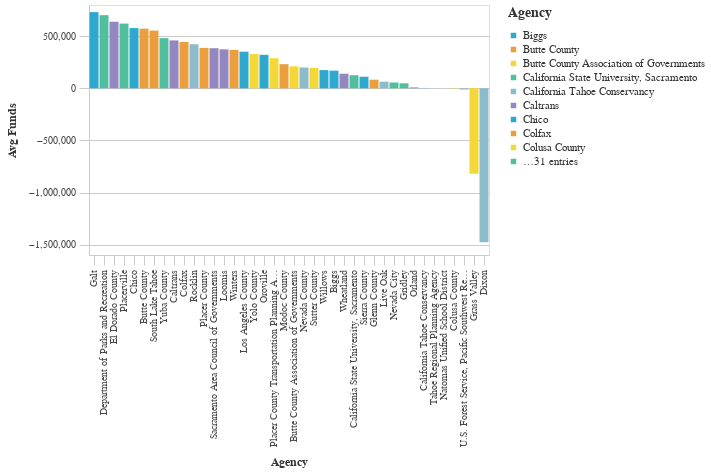

Write notebook code for a chart like this one.
### Markdown cell above
### Lowest Average Total Funds by Agency ($2021)

### Code cell
#Bar chart Bottom Average Total Requested Funds by Agency
avg_funds_bottom = (df>>group_by(_.primary_agency_name)>>summarize(avg_funds=_.adjusted_total_requested.mean())>>arrange(-_.avg_funds)).tail(50)

chart5=( _dla_utils_reports.basic_bar_chart_no_save((avg_funds_bottom.tail(40)), 'primary_agency_name','avg_funds', 'primary_agency_name', district))
    
display(chart5)

### Figure 1 — Vega-Lite specification as saved in the notebook (floating-point values rounded to 4 significant figures)
{"config": {"view": {"continuousWidth": 400, "continuousHeight": 300}, "axis": {"domainColor": "#cbcbcb", "grid": true, "gridColor": "#cbcbcb", "gridWidth": 1, "labelColor": "#474747", "labelFont": "Nunito Sans", "labelFontSize": 10, "labelPadding": 4, "tickColor": "#cbcbcb", "tickSize": 10, "titleColor": "#333", "titleFont": "Raleway", "titleFontSize": 12, "titlePadding": 10}, "axisBand": {"grid": false}, "background": "white", "font": "Raleway", "header": {"labelFont": "Nunito Sans", "titleFont": "Raleway"}, "legend": {"labelColor": "#333", "labelFont": "Nunito Sans", "labelFontSize": 11, "labelLimit": 0, "padding": 1, "symbolSize": 30, "symbolType": "square", "titleColor": "#333", "titleFont": "Raleway", "titleFontSize": 14, "titlePadding": 10}, "title": {"anchor": "middle", "font": "Raleway", "fontSize": 18, "fontWeight": 300, "offset": 20}}, "data": {"name": "data-1e21e2401348a9399bddfd99c35dd1d3"}, "mark": "bar", "encoding": {"color": {"field": "primary_agency_name", "legend": {"symbolLimit": 10, "title": "Agency"}, "scale": {"range": ["#2EA8CE", "#EB9F3C", "#F4D837", "#51BF9D", "#8CBCCB", "#9487C0"]}, "type": "nominal"}, "tooltip": [{"field": "primary_agency_name", "type": "nominal"}, {"field": "avg_funds", "type": "quantitative"}], "x": {"field": "primary_agency_name", "sort": "-y", "title": "Agency", "type": "nominal"}, "y": {"field": "avg_funds", "title": "Avg Funds", "type": "quantitative"}}, "height": 250, "width": 400, "$schema": "https://vega.github.io/schema/vega-lite/v4.17.0.json", "datasets": {"data-1e21e2401348a9399bddfd99c35dd1d3": [{"primary_agency_name": "Galt", "avg_funds": 731700.0}, {"primary_agency_name": "Department of Parks and Recreation", "avg_funds": 702500.0}, {"primary_agency_name": "El Dorado County", "avg_funds": 639300.0}, {"primary_agency_name": "Placerville", "avg_funds": 621900.0}, {"primary_agency_name": "Chico", "avg_funds": 578500.0}, {"primary_agency_name": "Butte County", "avg_funds": 572800.0}, {"primary_agency_name": "South Lake Tahoe", "avg_funds": 554300.0}, {"primary_agency_name": "Yuba County", "avg_funds": 481900.0}, {"primary_agency_name": "Caltrans", "avg_funds": 460200.0}, {"primary_agency_name": "Colfax", "avg_funds": 444800.0}, {"primary_agency_name": "Rocklin", "avg_funds": 423600.0}, {"primary_agency_name": "Placer County", "avg_funds": 388300.0}, {"primary_agency_name": "Sacramento Area Council of Governments", "avg_funds": 385200.0}, {"primary_agency_name": "Loomis", "avg_funds": 374300.0}, {"primary_agency_name": "Winters", "avg_funds": 369000.0}, {"primary_agency_name": "Los Angeles County", "avg_funds": 351900.0}, {"primary_agency_name": "Yolo County", "avg_funds": 328400.0}, {"primary_agency_name": "Oroville", "avg_funds": 322200.0}, {"primary_agency_name": "Placer County Transportation Planning Agency", "avg_funds": 289500.0}, {"primary_agency_name": "Modoc County", "avg_funds": 232000.0}, {"primary_agency_name": "Butte County Association of Governments", "avg_funds": 211000.0}, {"primary_agency_name": "Nevada County", "avg_funds": 200000.0}, {"primary_agency_name": "Sutter County", "avg_funds": 195500.0}, {"primary_agency_name": "Willows", "avg_funds": 175000.0}, {"primary_agency_name": "Biggs", "avg_funds": 169600.0}, {"primary_agency_name": "Wheatland", "avg_funds": 140500.0}, {"primary_agency_name": "California State University, Sacramento", "avg_funds": 126100.0}, {"primary_agency_name": "Sierra County", "avg_funds": 111600.0}, {"primary_agency_name": "Glenn County", "avg_funds": 83090.0}, {"primary_agency_name": "Live Oak", "avg_funds": 63830.0}, {"primary_agency_name": "Nevada City", "avg_funds": 56130.0}, {"primary_agency_name": "Gridley", "avg_funds": 48140.0}, {"primary_agency_name": "Orland", "avg_funds": 8832.0}, {"primary_agency_name": "California Tahoe Conservancy", "avg_funds": 3841.0}, {"primary_agency_name": "Tahoe Regional Planning Agency", "avg_funds": 0.0}, {"primary_agency_name": "Natomas Unified School District", "avg_funds": -491.8}, {"primary_agency_name": "Colusa County", "avg_funds": -3166.0}, {"primary_agency_name": "U.S. Forest Service, Pacific Southwest Region", "avg_funds": -11630.0}, {"primary_agency_name": "Grass Valley", "avg_funds": -819100.0}, {"primary_agency_name": "Dixon", "avg_funds": -1478000.0}]}}
